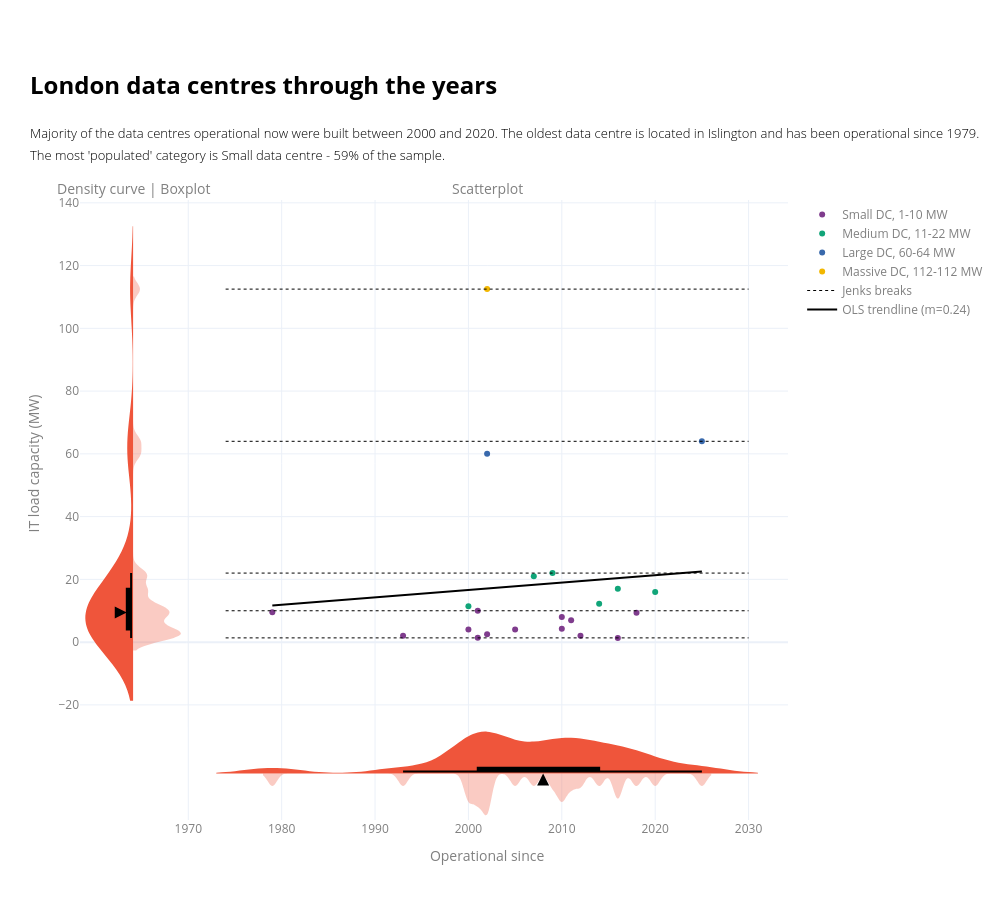

Write notebook code for a chart like this one.
### Markdown cell above
We have identified 3 clusters:

- Small with low load capacity
- Medium-low size and capacity
- Large with high load capacity (smallest group, potentially due to their location just outside London boundary - they are not included into the sample)

### Code cell
#______________________________________
# Build subplots
#______________________________________
notes_colour, labels_colour = "black", "grey"
df = data_ldn_exstg.dropna(subset=["it_load_capacity_mw", "data_centre_since"]).copy()

cols_to_show = ["id","current_occupier","lpa_name","data_centre_since","b8_gia_sqm",
                "b8_total_staff_fte","b8_employees_at_a_day_estimate","total/day ratio"]

hovertemplate = "<br>".join([f"{c}: %{{customdata[{i}]}}" for i, c in enumerate(cols_to_show)])
base_color, colors = px.colors.qualitative.Plotly[1], px.colors.qualitative.Bold
main_x, main_y = df["data_centre_since"], df["it_load_capacity_mw"]
median_value, median_year = main_y.median(), main_x.median()

fig = make_subplots(
    rows=2, cols=2, shared_yaxes=True, shared_xaxes=True,
    column_widths=[0.15, 0.85], row_heights=[0.85, 0.15],
    horizontal_spacing=0.0, vertical_spacing=0.0,
    subplot_titles=["Density curve | Boxplot", "Scatterplot", None, None],
    specs=[[{"type":"xy"},{"type":"xy"}],[{"type":"xy"},{"type":"xy"}]],
)
fig.update_annotations(font=dict(size=14, color=labels_colour))
#______________________________________
# Scatterplot
#______________________________________
for i, band in enumerate(gia_labels):
    d = df[df["it_load_capacity_mw_group"] == band]
    if d.empty: 
        continue
    fig.add_trace(go.Scatter(
        x=d["data_centre_since"], y=d["it_load_capacity_mw"], mode="markers",marker=dict(size=6, color=colors[i % len(colors)]),
        customdata=d[cols_to_show].to_numpy(), hovertemplate=hovertemplate,name=f"{band} DC, {int(d['it_load_capacity_mw'].min()):,}-{int(d['it_load_capacity_mw'].max()):,} MW",
    ), row=1, col=2)

# Breaks
for i, b in enumerate(breaks):
    fig.add_trace(go.Scatter(
        x=[main_x.min()-5, main_x.max()+5], y=[b, b], mode="lines",line=dict(color="black", width=1, dash="dot"), name="Jenks breaks" if i == 0 else None,
        showlegend=(i == 0), hovertemplate=f"Jenks break<br>IT load boundary: {b:.2f} MW<br><extra></extra>", hoverinfo="text"
    ), row=1, col=2)
#______________________________________
# Density curves (LEFT - vertical violin for main_y)
#______________________________________
fig.add_trace(go.Violin(y=main_y, x0=1, orientation="v", side="positive", points=False,
                        bandwidth=2, width=45, line=dict(width=0),fillcolor=make_transparent(base_color, 0.3),
                        showlegend=False, hoverinfo="skip"), row=1, col=1)

fig.add_trace(go.Violin(y=main_y, orientation="v", side="negative", points=False,width=45, bandwidth=10, line=dict(width=0),
                        box_visible=True, box_fillcolor="black",box_line=dict(color="black", width=2), box_width=0.18, fillcolor=base_color, showlegend=False, hoverinfo="skip"), row=1, col=1)

fig.add_scatter(x=[-2], y=[median_value], mode="markers",
                marker=dict(symbol="arrow-right", color="black", size=12), showlegend=False, hoverinfo="skip")
#______________________________________
# Density curve (BOTTOM - horizontal violin for main_x)
#______________________________________
fig.add_trace(go.Violin(x=main_x, y0=0, orientation="h", side="negative", points=False,
                        bandwidth=0.5, width=0.8, line=dict(width=0),
                        fillcolor=make_transparent(base_color, 0.3),
                        showlegend=False, hoverinfo="skip"), row=2, col=2)

fig.add_trace(go.Violin(x=main_x, y0=0, orientation="h", side="positive", points=False,
                        width=0.8, bandwidth=3, line=dict(width=0),
                        box_visible=True, box_fillcolor="black",
                        box_line=dict(color="black", width=2), box_width=0.18,
                        fillcolor=base_color, showlegend=False, hoverinfo="skip"), row=2, col=2)

fig.add_trace(go.Scatter(x=[median_year], y=[0], mode="markers",
                        marker=dict(symbol="arrow-up", color="black", size=12),
                        showlegend=False, hoverinfo="skip"), row=2, col=2)
#______________________________________
# Trendline
#______________________________________
x, y = main_x.to_numpy(), main_y.to_numpy()
m, c = np.polyfit(x, y, 1)
xt = np.linspace(main_x.min(), main_x.max(), 100)
fig.add_trace(go.Scatter(x=xt, y=m*xt + c, mode="lines",
                         line=dict(color="black", width=2),
                         name=f"OLS trendline (m={m:.2f})"), row=1, col=2)
#______________________________________
# Layout updates - adding title and subtitle notes
#______________________________________
fig.update_layout(
    width=1000, height=900, template="plotly_white",
    title=dict(
        text=(
            f"<br><span style='font-size:24px; font-weight:bold; color:{notes_colour}; display:block; margin-bottom:2px;'>"
            "London data centres through the years"
            "</span><br><br>"
            f"<span style='font-size:13px; font-weight:300; color:{notes_colour}; display:block; margin-bottom:0px;'>"
            "Majority of the data centres operational now were built between 2000 and 2020. "
            f"The oldest data centre is located in {df.loc[main_x.idxmin(), 'lpa_name']} and has been operational since {int(main_x.min())}. "
            "</span><br>"
            f"<span style='font-size:13px; font-weight:300; color:{notes_colour}; display:block; margin-bottom:0px;'>"
            # "Data centre GIA is broadly stable over time; unbuilt pipeline sites are excluded. "
            f"The most 'populated' category is {df['it_load_capacity_mw_group'].value_counts().idxmax()} data centre - {(df['it_load_capacity_mw_group'].value_counts().max() / (df['it_load_capacity_mw_group'].notna().sum() / 100)):,.0f}% of the sample." 
            "</span><br>"
        ),
        x=0.03, xanchor="left", y=0.92, yanchor="top",
    ),
    margin=dict(t=200),
    legend=dict(font=dict(color=labels_colour))
)

# Axis labels (scatter axes)
fig.update_xaxes(title_text="Operational since", row=2, col=2,
                 title_font=dict(color=labels_colour), tickfont=dict(color=labels_colour))
fig.update_yaxes(title_text="IT load capacity (MW)", row=1, col=1,
                 title_font=dict(color=labels_colour), tickfont=dict(color=labels_colour))

# hide axis clutter on distribution panels
fig.update_xaxes(showticklabels=False, row=1, col=1)
fig.update_yaxes(showticklabels=False, row=2, col=2)

# hide the empty bottom-left subplot completely
fig.update_xaxes(visible=False, row=2, col=1)
fig.update_yaxes(visible=False, row=2, col=1)

fig.show()

### Figure 1 — Plotly figure (JSON) as saved in the notebook; plotly's stock layout.template omitted (floating-point values rounded to 4 significant figures)
{"data": [{"customdata": [["Islington-P112148", "Verne Global", "Islington", 1979, 8450, null, null, null], ["Hackney-2015_2375", "Redcentric", "Hackney", 1993, 2400, null, null, null], ["Ealing-222865OPDFUL", "Equinix Data Centre", "Ealing", 2000, 3900.0, null, null, null], ["Islington-P002628", "iomart", "Islington", 2001, 1517, null, null, null], ["Hillingdon-38421_APP_2021_4045", "Colt Data Centre Services", "Hillingdon", 2001, 37547, 100, null, null], [null, "Digital Realty ", "Tower Hamlets", 2002, 2500, null, null, null], ["Ealing-P_2004_0759", "Kao Data", "Ealing", 2005, 7150, null, null, null], ["Enfield-LDC_08_0514", "Virtus", "Enfield", 2010, 2900, 45, 15, 3], ["Tower_Hamlets-PA_08_01799", "Telehouse International Corporation of Europe Ltd", "Tower Hamlets", 2010, 20080, 115, null, null], ["Tower_Hamlets-PA_23_01021_NC", "Equinix Data Centre", "Tower Hamlets", 2011, 2037.0, 262, null, null], ["Enfield-TP_11_1373", "Sovereign Business Integration plc", "Enfield", 2012, 2850, 45, null, null], ["Croydon-19_00539_FUL", "Pulsant", "Croydon", 2016, 3282, 6, null, null], ["Ealing-224110OPDFUL", "Colt Data Centre Services", "Ealing", 2018, 9553, 35, null, null]], "hovertemplate": "id: %{customdata[0]}<br>current_occupier: %{customdata[1]}<br>lpa_name: %{customdata[2]}<br>data_centre_since: %{customdata[3]}<br>b8_gia_sqm: %{customdata[4]}<br>b8_total_staff_fte: %{customdata[5]}<br>b8_employees_at_a_day_estimate: %{customdata[6]}<br>total/day ratio: %{customdata[7]}", "marker": {"color": "rgb(127, 60, 141)", "size": 6}, "mode": "markers", "name": "Small DC, 1-10 MW", "type": "scatter", "x": [1979.0, 1993.0, 2000.0, 2001.0, 2001.0, 2002.0, 2005.0, 2010.0, 2010.0, 2011.0, 2012.0, 2016.0, 2018.0], "xaxis": "x2", "y": [9.5, 2.0, 4.0, 1.4, 10.0, 2.5, 4.0, 4.3, 8.0, 7.0, 2.0, 1.35, 9.4], "yaxis": "y2"}, {"customdata": [["Hounslow-P_2019_3115", "ServerFarm", "Hounslow", 2000, 12080.0, 16, null, null], ["Ealing-PP_2015_0516", "Equinix Data Centre", "Ealing", 2007, 26340.0, 90, null, null], ["Havering-P0151_12", "Green Mountain", "Havering", 2009, 11000, 60, 60, null], ["Hounslow-P_2011_3272", "Virtus", "Hounslow", 2014, 15893, 12, null, null], ["Tower_Hamlets-PA_20_02381_NC", "Echelon", "Tower Hamlets", 2016, 14727, 61, 31, 1.97], ["Enfield-18_04024_FUL", "ARK Data Centres", "Enfield", 2020, 17790.0, null, null, null]], "hovertemplate": "id: %{customdata[0]}<br>current_occupier: %{customdata[1]}<br>lpa_name: %{customdata[2]}<br>data_centre_since: %{customdata[3]}<br>b8_gia_sqm: %{customdata[4]}<br>b8_total_staff_fte: %{customdata[5]}<br>b8_employees_at_a_day_estimate: %{customdata[6]}<br>total/day ratio: %{customdata[7]}", "marker": {"color": "rgb(17, 165, 121)", "size": 6}, "mode": "markers", "name": "Medium DC, 11-22 MW", "type": "scatter", "x": [2000.0, 2007.0, 2009.0, 2014.0, 2016.0, 2020.0], "xaxis": "x2", "y": [11.4, 21.0, 22.0, 12.2, 17.0, 16.0], "yaxis": "y2"}, {"customdata": [["Tower_Hamlets-PA_24_01932_A1", "Global Switch London", "Tower Hamlets", 2002, 69829, 84, null, null], ["Barking_&_Dagenham-18_00161_FUL", "NTT Data Centre", "Barking & Dagenham", 2025, 52800.0, 150, 62, 2.42]], "hovertemplate": "id: %{customdata[0]}<br>current_occupier: %{customdata[1]}<br>lpa_name: %{customdata[2]}<br>data_centre_since: %{customdata[3]}<br>b8_gia_sqm: %{customdata[4]}<br>b8_total_staff_fte: %{customdata[5]}<br>b8_employees_at_a_day_estimate: %{customdata[6]}<br>total/day ratio: %{customdata[7]}", "marker": {"color": "rgb(57, 105, 172)", "size": 6}, "mode": "markers", "name": "Large DC, 60-64 MW", "type": "scatter", "x": [2002.0, 2025.0], "xaxis": "x2", "y": [60.0, 64.0], "yaxis": "y2"}, {"customdata": [["Hillingdon-18399_APP_2022_411", "Virtus", "Hillingdon", 2002, 115400.0, null, 100, null]], "hovertemplate": "id: %{customdata[0]}<br>current_occupier: %{customdata[1]}<br>lpa_name: %{customdata[2]}<br>data_centre_since: %{customdata[3]}<br>b8_gia_sqm: %{customdata[4]}<br>b8_total_staff_fte: %{customdata[5]}<br>b8_employees_at_a_day_estimate: %{customdata[6]}<br>total/day ratio: %{customdata[7]}", "marker": {"color": "rgb(242, 183, 1)", "size": 6}, "mode": "markers", "name": "Massive DC, 112-112 MW", "type": "scatter", "x": [2002.0], "xaxis": "x2", "y": [112.5], "yaxis": "y2"}, {"hoverinfo": "text", "hovertemplate": "Jenks break<br>IT load boundary: 1.35 MW<br><extra></extra>", "line": {"color": "black", "dash": "dot", "width": 1}, "mode": "lines", "name": "Jenks breaks", "showlegend": true, "type": "scatter", "x": [1974, 2030], "xaxis": "x2", "y": [1.35, 1.35], "yaxis": "y2"}, {"hoverinfo": "text", "hovertemplate": "Jenks break<br>IT load boundary: 10.00 MW<br><extra></extra>", "line": {"color": "black", "dash": "dot", "width": 1}, "mode": "lines", "showlegend": false, "type": "scatter", "x": [1974, 2030], "xaxis": "x2", "y": [10, 10], "yaxis": "y2"}, {"hoverinfo": "text", "hovertemplate": "Jenks break<br>IT load boundary: 22.00 MW<br><extra></extra>", "line": {"color": "black", "dash": "dot", "width": 1}, "mode": "lines", "showlegend": false, "type": "scatter", "x": [1974, 2030], "xaxis": "x2", "y": [22, 22], "yaxis": "y2"}, {"hoverinfo": "text", "hovertemplate": "Jenks break<br>IT load boundary: 64.00 MW<br><extra></extra>", "line": {"color": "black", "dash": "dot", "width": 1}, "mode": "lines", "showlegend": false, "type": "scatter", "x": [1974, 2030], "xaxis": "x2", "y": [64, 64], "yaxis": "y2"}, {"hoverinfo": "text", "hovertemplate": "Jenks break<br>IT load boundary: 112.50 MW<br><extra></extra>", "line": {"color": "black", "dash": "dot", "width": 1}, "mode": "lines", "showlegend": false, "type": "scatter", "x": [1974, 2030], "xaxis": "x2", "y": [112.5, 112.5], "yaxis": "y2"}, {"bandwidth": 2, "fillcolor": "rgba(239,85,59,0.3)", "hoverinfo": "skip", "line": {"width": 0}, "orientation": "v", "points": false, "showlegend": false, "side": "positive", "type": "violin", "width": 45, "x0": 1, "xaxis": "x", "y": [9.5, 2.0, 4.0, 11.4, 1.4, 10.0, 2.5, 60.0, 112.5, 4.0, 21.0, 22.0, 4.3, 8.0, 7.0, 2.0, 12.2, 17.0, 1.35, 9.4, 16.0, 64.0], "yaxis": "y"}, {"bandwidth": 10, "box": {"fillcolor": "black", "line": {"color": "black", "width": 2}, "visible": true, "width": 0.18}, "fillcolor": "#EF553B", "hoverinfo": "skip", "line": {"width": 0}, "orientation": "v", "points": false, "showlegend": false, "side": "negative", "type": "violin", "width": 45, "xaxis": "x", "y": [9.5, 2.0, 4.0, 11.4, 1.4, 10.0, 2.5, 60.0, 112.5, 4.0, 21.0, 22.0, 4.3, 8.0, 7.0, 2.0, 12.2, 17.0, 1.35, 9.4, 16.0, 64.0], "yaxis": "y"}, {"hoverinfo": "skip", "marker": {"color": "black", "size": 12, "symbol": "arrow-right"}, "mode": "markers", "showlegend": false, "type": "scatter", "x": [-2], "y": [9.45]}, {"bandwidth": 0.5, "fillcolor": "rgba(239,85,59,0.3)", "hoverinfo": "skip", "line": {"width": 0}, "orientation": "h", "points": false, "showlegend": false, "side": "negative", "type": "violin", "width": 0.8, "x": [1979.0, 1993.0, 2000.0, 2000.0, 2001.0, 2001.0, 2002.0, 2002.0, 2002.0, 2005.0, 2007.0, 2009.0, 2010.0, 2010.0, 2011.0, 2012.0, 2014.0, 2016.0, 2016.0, 2018.0, 2020.0, 2025.0], "xaxis": "x4", "y0": 0, "yaxis": "y4"}, {"bandwidth": 3, "box": {"fillcolor": "black", "line": {"color": "black", "width": 2}, "visible": true, "width": 0.18}, "fillcolor": "#EF553B", "hoverinfo": "skip", "line": {"width": 0}, "orientation": "h", "points": false, "showlegend": false, "side": "positive", "type": "violin", "width": 0.8, "x": [1979.0, 1993.0, 2000.0, 2000.0, 2001.0, 2001.0, 2002.0, 2002.0, 2002.0, 2005.0, 2007.0, 2009.0, 2010.0, 2010.0, 2011.0, 2012.0, 2014.0, 2016.0, 2016.0, 2018.0, 2020.0, 2025.0], "xaxis": "x4", "y0": 0, "yaxis": "y4"}, {"hoverinfo": "skip", "marker": {"color": "black", "size": 12, "symbol": "arrow-up"}, "mode": "markers", "showlegend": false, "type": "scatter", "x": [2008], "xaxis": "x4", "y": [0], "yaxis": "y4"}, {"line": {"color": "black", "width": 2}, "mode": "lines", "name": "OLS trendline (m=0.24)", "type": "scatter", "x": [1979.0, 1979.0, 1980.0, 1980.0, 1981.0, 1981.0, 1982.0, 1982.0, 1983.0, 1983.0, 1984.0, 1984.0, 1985.0, 1985.0, 1986.0, 1986.0, 1986.0, 1987.0, 1987.0, 1988.0, 1988.0, 1989.0, 1989.0, 1990.0, 1990.0, 1991.0, 1991.0, 1992.0, 1992.0, 1992.0, 1993.0, 1993.0, 1994.0, 1994.0, 1995.0, 1995.0, 1996.0, 1996.0, 1997.0, 1997.0, 1998.0, 1998.0, 1999.0, 1999.0, 1999.0, 2000.0, 2000.0, 2001.0, 2001.0, 2002.0, 2002.0, 2003.0, 2003.0, 2004.0, 2004.0, 2005.0, 2005.0, 2005.0, 2006.0, 2006.0, 2007.0, 2007.0, 2008.0, 2008.0, 2009.0, 2009.0, 2010.0, 2010.0, 2011.0, 2011.0, 2012.0, 2012.0, 2012.0, 2013.0, 2013.0, 2014.0, 2014.0, 2015.0, 2015.0, 2016.0, 2016.0, 2017.0, 2017.0, 2018.0, 2018.0, 2018.0, 2019.0, 2019.0, 2020.0, 2020.0, 2021.0, 2021.0, 2022.0, 2022.0, 2023.0, 2023.0, 2024.0, 2024.0, 2025.0, 2025.0], "xaxis": "x2", "y": [11.68, 11.79, 11.9, 12.01, 12.11, 12.22, 12.33, 12.44, 12.55, 12.66, 12.77, 12.88, 12.99, 13.1, 13.21, 13.32, 13.43, 13.54, 13.64, 13.75, 13.86, 13.97, 14.08, 14.19, 14.3, 14.41, 14.52, 14.63, 14.74, 14.85, 14.96, 15.07, 15.17, 15.28, 15.39, 15.5, 15.61, 15.72, 15.83, 15.94, 16.05, 16.16, 16.27, 16.38, 16.49, 16.6, 16.7, 16.81, 16.92, 17.03, 17.14, 17.25, 17.36, 17.47, 17.58, 17.69, 17.8, 17.91, 18.02, 18.13, 18.23, 18.34, 18.45, 18.56, 18.67, 18.78, 18.89, 19.0, 19.11, 19.22, 19.33, 19.44, 19.55, 19.66, 19.76, 19.87, 19.98, 20.09, 20.2, 20.31, 20.42, 20.53, 20.64, 20.75, 20.86, 20.97, 21.08, 21.19, 21.29, 21.4, 21.51, 21.62, 21.73, 21.84, 21.95, 22.06, 22.17, 22.28, 22.39, 22.5], "yaxis": "y2"}], "layout": {"annotations": [{"font": {"color": "grey", "size": 14}, "showarrow": false, "text": "Density curve | Boxplot", "x": 0.075, "xanchor": "center", "xref": "paper", "y": 1, "yanchor": "bottom", "yref": "paper"}, {"font": {"color": "grey", "size": 14}, "showarrow": false, "text": "Scatterplot", "x": 0.575, "xanchor": "center", "xref": "paper", "y": 1, "yanchor": "bottom", "yref": "paper"}], "height": 900, "legend": {"font": {"color": "grey"}}, "margin": {"t": 200}, "title": {"text": "<br><span style='font-size:24px; font-weight:bold; color:black; display:block; margin-bottom:2px;'>London data centres through the years</span><br><br><span style='font-size:13px; font-weight:300; color:black; display:block; margin-bottom:0px;'>Majority of the data centres operational now were built between 2000 and 2020. The oldest data centre is located in Islington and has been operational since 1979. </span><br><span style='font-size:13px; font-weight:300; color:black; display:block; margin-bottom:0px;'>The most 'populated' category is Small data centre - 59% of the sample.</span><br>", "x": 0.03, "xanchor": "left", "y": 0.92, "yanchor": "top"}, "width": 1000, "xaxis": {"anchor": "y", "domain": [0, 0.15], "matches": "x3", "showticklabels": false}, "xaxis2": {"anchor": "y2", "domain": [0.15, 1], "matches": "x4", "showticklabels": false}, "xaxis3": {"anchor": "y3", "domain": [0, 0.15], "visible": false}, "xaxis4": {"anchor": "y4", "domain": [0.15, 1], "tickfont": {"color": "grey"}, "title": {"font": {"color": "grey"}, "text": "Operational since"}}, "yaxis": {"anchor": "x", "domain": [0.15, 1], "tickfont": {"color": "grey"}, "title": {"font": {"color": "grey"}, "text": "IT load capacity (MW)"}}, "yaxis2": {"anchor": "x2", "domain": [0.15, 1], "matches": "y", "showticklabels": false}, "yaxis3": {"anchor": "x3", "domain": [0, 0.15], "visible": false}, "yaxis4": {"anchor": "x4", "domain": [0, 0.15], "matches": "y3", "showticklabels": false}}}
